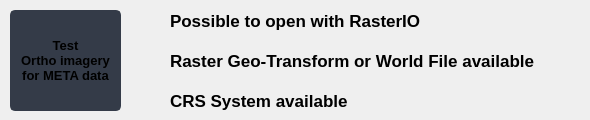
                   <widget class="QWidget" name="page_ortho_test">
                    <widget class="QLabel" name="label_57">
                     <property name="geometry">
                      <rect>
                       <x>170</x>
                       <y>50</y>
                       <width>411</width>
                       <height>21</height>
                      </rect>
                     </property>
                     <property name="font">
                      <font>
                       <pointsize>13</pointsize>
                       <bold>true</bold>
                      </font>
                     </property>
                     <property name="text">
                      <string>Raster Geo-Transform or World File available</string>
                     </property>
                    </widget>
                    <widget class="QPushButton" name="led_ortho_coordinates">
                     <property name="geometry">
                      <rect>
                       <x>140</x>
                       <y>50</y>
                       <width>18</width>
                       <height>18</height>
                      </rect>
                     </property>
                     <property name="styleSheet">
                      <string notr="true">color: white;border-radius: 20;
        background-color: qlineargradient(spread:pad, x1:0.145, y1:0.16, x2:1, y2:1, stop:0 rgba(255, 25, 7, 255),
        stop:1 rgba(134, 25, 5, 255));</string>
                     </property>
                     <property name="text">
                      <string/>
                     </property>
                    </widget>
                    <widget class="QPushButton" name="btn_test_image_ortho">
                     <property name="enabled">
                      <bool>true</bool>
                     </property>
                     <property name="geometry">
                      <rect>
                       <x>10</x>
                       <y>10</y>
                       <width>111</width>
                       <height>101</height>
                      </rect>
                     </property>
                     <property name="font">
                      <font>
                       <pointsize>10</pointsize>
                       <bold>true</bold>
                      </font>
                     </property>
                     <property name="styleSheet">
                      <string notr="true">QPushButton {
	border: 2px solid rgb(52, 59, 72);
	border-radius: 5px;	
	background-color: rgb(52, 59, 72);
}
QPushButton:hover {
	background-color: rgb(57, 65, 80);
	border: 2px solid rgb(61, 70, 86);
}
QPushButton:pressed {	
	background-color: rgb(35, 40, 49);
	border: 2px solid rgb(43, 50, 61);
}</string>
                     </property>
                     <property name="text">
                      <string notr="true">Test
Ortho imagery 
for META data</string>
                     </property>
                    </widget>
                    <widget class="QLabel" name="label_59">
                     <property name="geometry">
                      <rect>
                       <x>170</x>
                       <y>10</y>
                       <width>301</width>
                       <height>21</height>
                      </rect>
                     </property>
                     <property name="font">
                      <font>
                       <pointsize>13</pointsize>
                       <bold>true</bold>
                      </font>
                     </property>
                     <property name="text">
                      <string>Possible to open with RasterIO</string>
                     </property>
                    </widget>
                    <widget class="QPushButton" name="led_rasterio_possible">
                     <property name="geometry">
                      <rect>
                       <x>140</x>
                       <y>10</y>
                       <width>18</width>
                       <height>18</height>
                      </rect>
                     </property>
                     <property name="styleSheet">
                      <string notr="true">color: white;border-radius: 20;
        background-color: qlineargradient(spread:pad, x1:0.145, y1:0.16, x2:1, y2:1, stop:0 rgba(255, 25, 7, 255),
        stop:1 rgba(134, 25, 5, 255));</string>
                     </property>
                     <property name="text">
                      <string/>
                     </property>
                    </widget>
                    <widget class="QPushButton" name="led_ortho_crs">
                     <property name="geometry">
                      <rect>
                       <x>140</x>
                       <y>90</y>
                       <width>18</width>
                       <height>18</height>
                      </rect>
                     </property>
                     <property name="styleSheet">
                      <string notr="true">color: white;border-radius: 20;
        background-color: qlineargradient(spread:pad, x1:0.145, y1:0.16, x2:1, y2:1, stop:0 rgba(255, 25, 7, 255),
        stop:1 rgba(134, 25, 5, 255));</string>
                     </property>
                     <property name="text">
                      <string/>
                     </property>
                    </widget>
                    <widget class="QLabel" name="label_60">
                     <property name="geometry">
                      <rect>
                       <x>170</x>
                       <y>90</y>
                       <width>221</width>
                       <height>21</height>
                      </rect>
                     </property>
                     <property name="font">
                      <font>
                       <pointsize>13</pointsize>
                       <bold>true</bold>
                      </font>
                     </property>
                     <property name="text">
                      <string>CRS System available</string>
                     </property>
                    </widget>
                   </widget>
